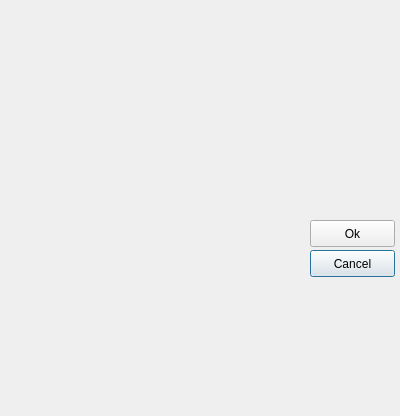
<?xml version="1.0" encoding="UTF-8"?>
<ui version="4.0">
 <class>Param</class>
 <widget class="QDialog" name="Param">
  <property name="geometry">
   <rect>
    <x>0</x>
    <y>0</y>
    <width>400</width>
    <height>416</height>
   </rect>
  </property>
  <property name="windowTitle">
   <string>Dialog</string>
  </property>
  <widget class="QWidget" name="horizontalLayoutWidget">
   <property name="geometry">
    <rect>
     <x>0</x>
     <y>10</y>
     <width>271</width>
     <height>401</height>
    </rect>
   </property>
   <layout class="QHBoxLayout" name="horizontalLayout"/>
  </widget>
  <widget class="QPushButton" name="pushButtonCancel">
   <property name="geometry">
    <rect>
     <x>310</x>
     <y>250</y>
     <width>85</width>
     <height>27</height>
    </rect>
   </property>
   <property name="text">
    <string>Cancel</string>
   </property>
  </widget>
  <widget class="QPushButton" name="pushButtonOK">
   <property name="geometry">
    <rect>
     <x>310</x>
     <y>220</y>
     <width>85</width>
     <height>27</height>
    </rect>
   </property>
   <property name="text">
    <string>Ok</string>
   </property>
  </widget>
 </widget>
 <resources/>
 <connections/>
</ui>
